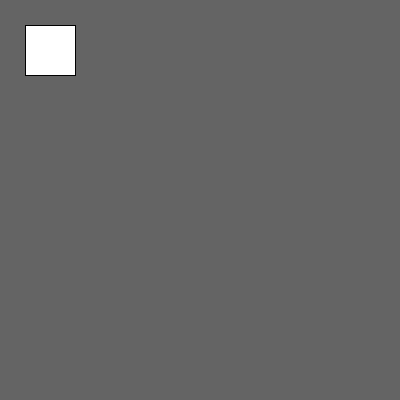
Frame 1 (no input)
Frame 60 (the mouse pressed at the canvas centre just before this capture): identical to frame 1, image omitted
Frame 120 (the mouse held since frame 60 and released just before this capture): identical to frame 1, image omitted

The Processing sketch that drew this single still picture (run headless with seeded random() and noise(); from frame 60 on, the mouse is pressed at the canvas centre):

// Processing sketch: lesson14_restart
// ── lesson14_restart.pde
int x=25, speed=2;
void setup(){
  size(400,400);
}

void draw() {
  background(100);
  rect(x, 25, 50, 50);
  if (keyPressed && key=='r') {
    x++;
  }
}

//reset the game once a designated key is pressed 
